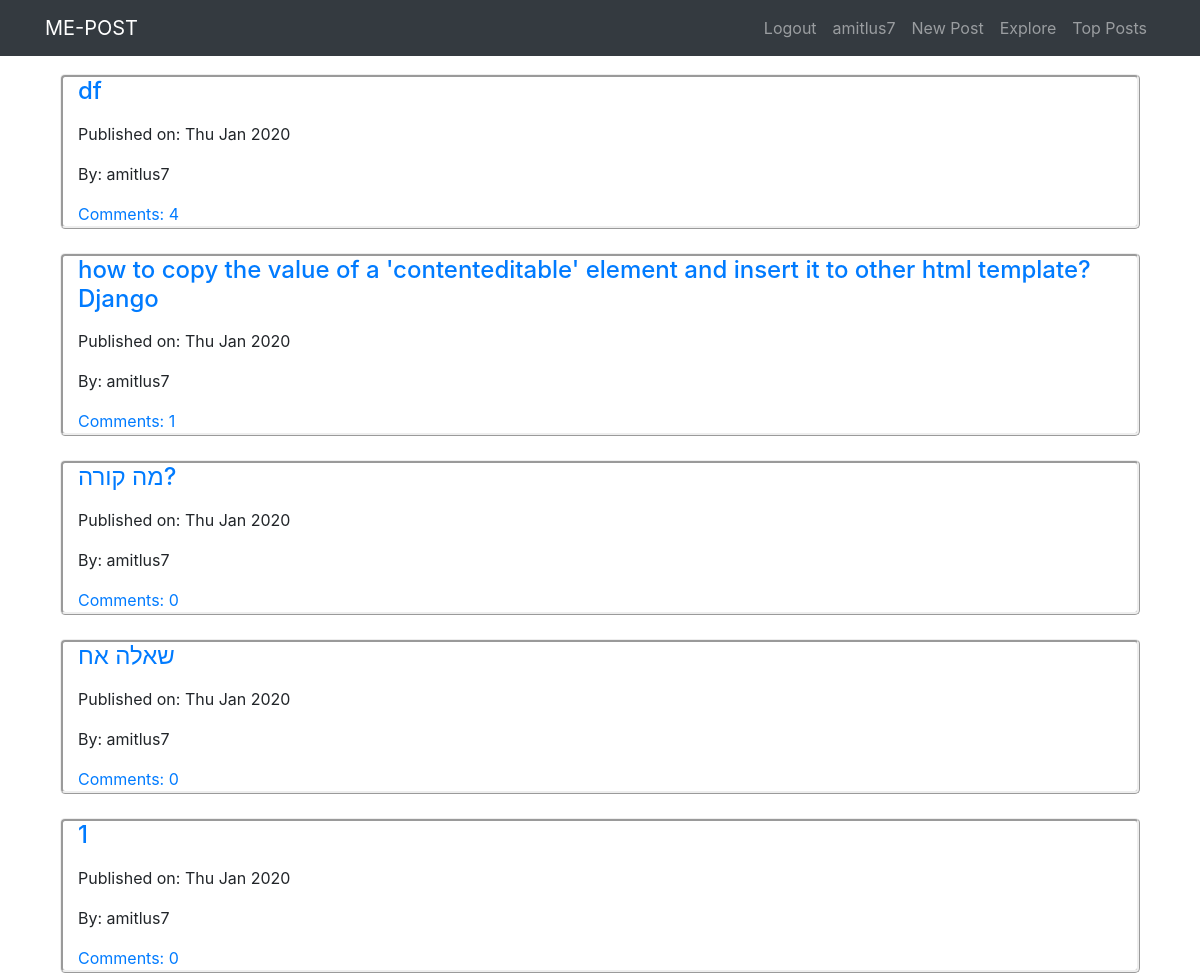
Before: /TheApp/personalposts/amitlus7/ (signed in, upper part) with the older database file.
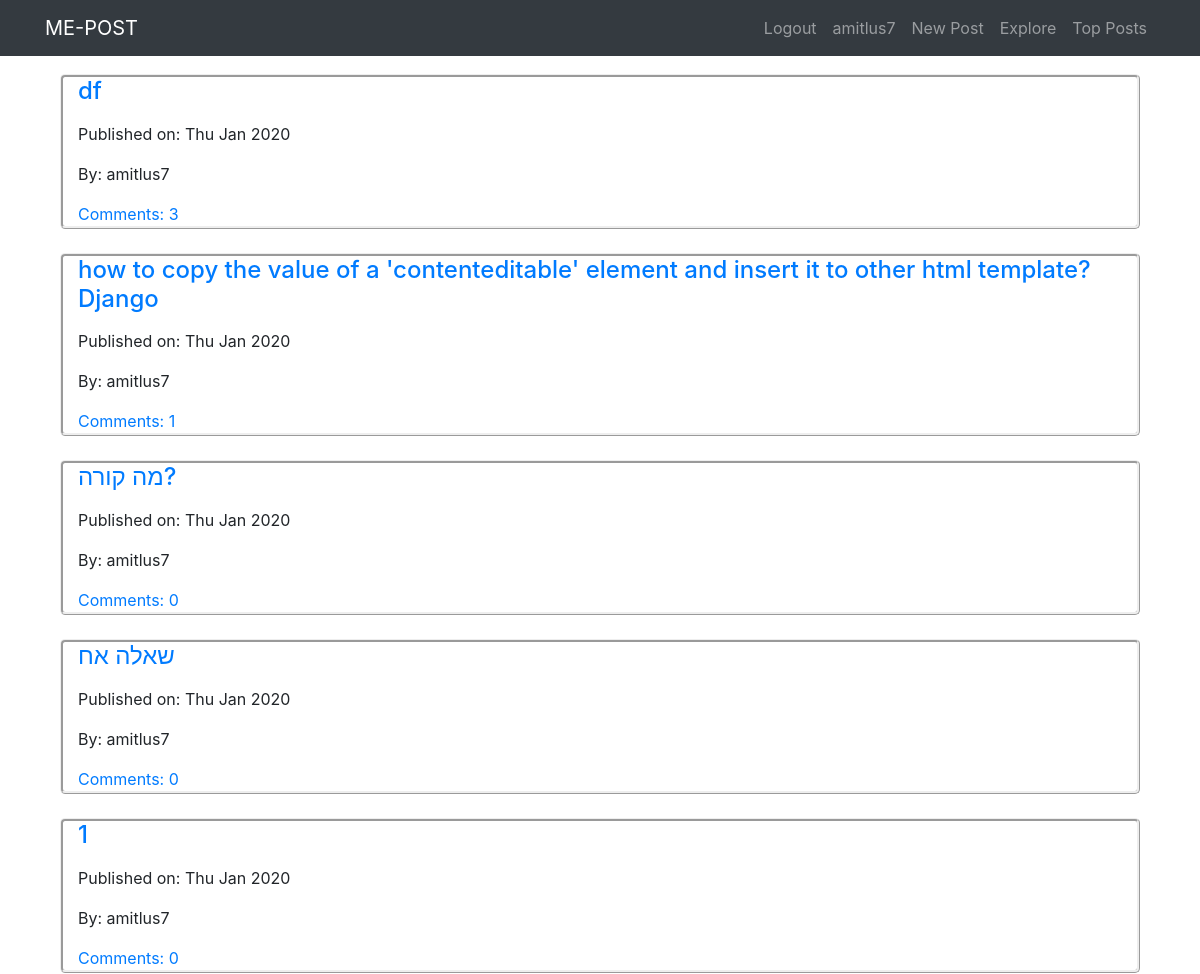
After: the same page with the newer database file.
### TheApp/models.py (models this page shows, shortened)
class Post(models.Model):
    author = models.ForeignKey(User, on_delete=models.PROTECT)
    title = models.CharField(max_length=200)
    text = models.TextField()
    create_date = models.DateTimeField(default=timezone.now)
    post_views = models.IntegerField(default=0)
    def __str__(self):
            return self.title

### TheApp/views.py (the view)
# urls.py: path('personalposts/<username>/', views.personalposts, name='personalposts'),
@login_required
def personalposts(request, username):
    if username == request.user.username:#כדי לוודא שמה שהכנסנו בכתובת במקום <username> שווה לשם המשתמש המחובר ושרק הוא יוכל לעבור לדף הרתוי
        items = Post.objects.filter(author__username=username)
        return render(request, 'TheApp/personalposts.html', {'items':items})
    else:
        return HttpResponse('You are not {} of this comment. Access denied'.format(username))

### templates/TheApp/personalposts.html
{% extends "TheApp/base.html" %}
{% block body_block %}
<div class="container" style="padding-bottom: 130px; margin-top:50px;">
{% for item in items %}
  <div class="container" style="border-style:ridge; border-radius: 5px;">
      <h4><a href="{% url 'TheApp:post_detail' pk=item.pk %}">{{item|linebreaks}}</a></h4>
      <p>Published on: {{item.create_date|date:"D M Y"}}</p>
      <p>By: {{item.author}}</p>
      <a href="{% url 'TheApp:post_detail' pk=item.pk %}">Comments: {{ item.comments.count }}</a>
  </div>
  <br>
{%endfor%}
</div>
{% endblock %}

Changed rows visible on the page:
changed Post "df": comments.count "4" → "3"
